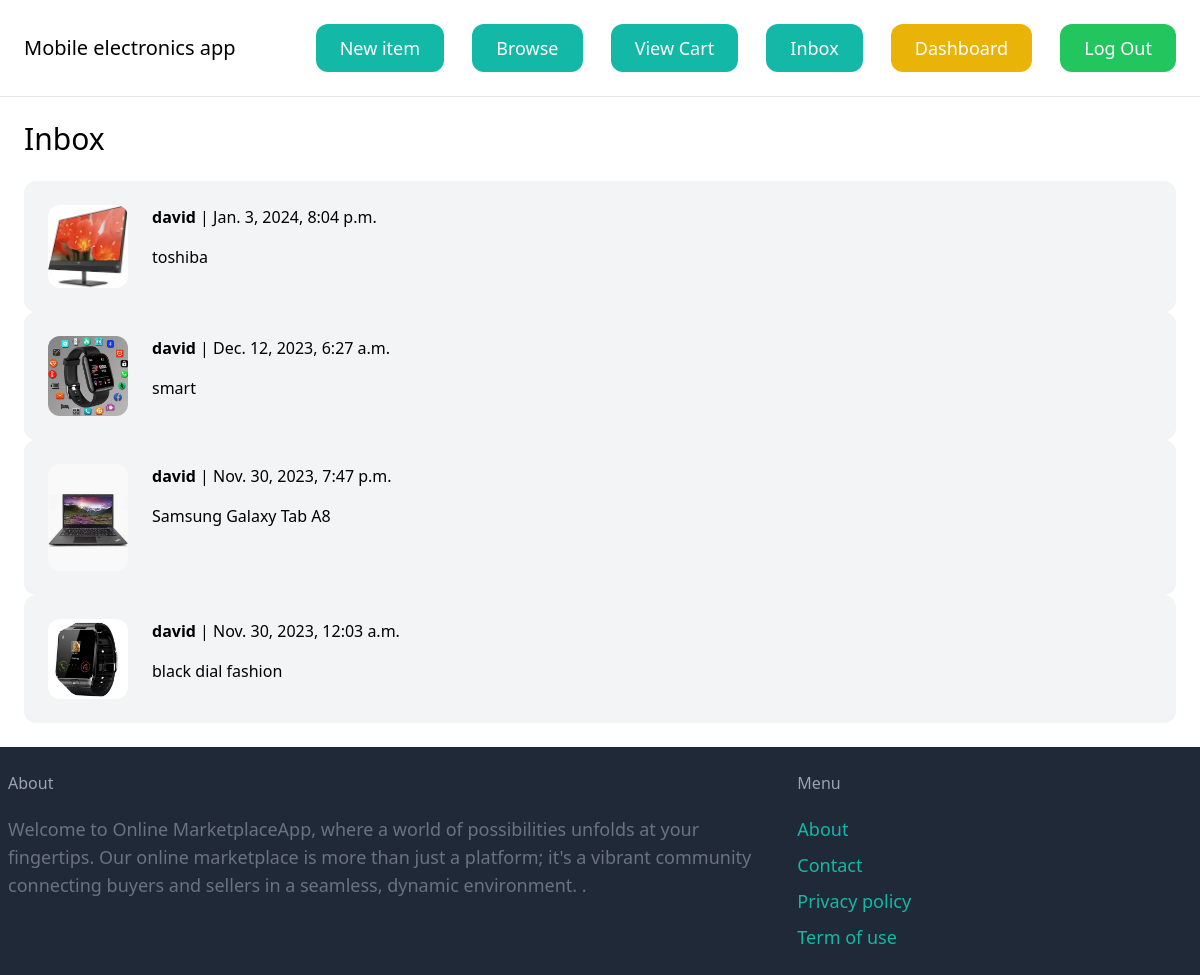
Page /inbox/ (signed in) on the committed database.
### conversation/models.py (models this page shows)
class Conversation(models.Model):
    item = models.ForeignKey(Item, related_name='conversations', on_delete=models.CASCADE)
    members = models.ManyToManyField(User, related_name='conversations')
    created_at = models.DateTimeField(auto_now_add=True)
    modified_at = models.DateTimeField(auto_now=True)
    class Meta:
        ordering = ('-modified_at',)

### item/models.py (models this page shows, shortened)
class Item(models.Model):
    category = models.ForeignKey(Category, related_name='items', on_delete=models.CASCADE)
    name = models.CharField(max_length=255)
    description = models.TextField(blank=True, null=True)
    price = models.FloatField(blank=True, null=True)
    image = models.ImageField(upload_to='item_images', blank=True, null=True)
    is_sold = models.BooleanField(default=False)
    created_by = models.ForeignKey(User, related_name='items', on_delete=models.CASCADE)
    created_at = models.DateTimeField(auto_now_add=True,null=True)

### conversation/views.py (the view)
# urls.py: path('', views.inbox, name='inbox'),
@login_required
def inbox(request):
    conversations = Conversation.objects.filter(members__in=[request.user.id])
    return render(request, 'conversation/inbox.html', {
        'conversations': conversations
    })

### conversation/templates/conversation/inbox.html (shortened to what this page needs)
{% extends 'core/base.html' %}
{% block content %}
<h1 class="mb-6 text-3xl">Inbox</h1>
<div class="space-y-6">
    {% for conversation in conversations %}
        <a href="{% url 'conversation:detail' conversation.id %}">
            <div class="p-6 flex bg-gray-100 rounded-xl">
                <div class="pr-6">
                    <img src="{{ conversation.item.image.url }}" class="w-20 rounded-xl" alt="#">
                </div>
                <div>
                    {% for member in conversation.members.all %}
                        {% if member != request.user %}
                            <p class="mb-4"><strong>{{ member.username }}</strong> | {{ conversation.modified_at }}</p>
                            <p>{{ conversation.item.name }}</p>
                        {% endif %}
                    {% endfor %}
                </div>
            </div>
        </a>
    {% endfor %}
</div>
{% endblock %}

### rows in the picture
Conversation: item.image (picture), modified_at "Jan. 3, 2024, 8:04 p.m.", item.name "toshiba"
Conversation: item.image (picture), modified_at "Dec. 12, 2023, 6:27 a.m.", item.name "smart"
Conversation: item.image (picture), modified_at "Nov. 30, 2023, 7:47 p.m.", item.name "Samsung Galaxy Tab A8"
Conversation: item.image (picture), modified_at "Nov. 30, 2023, 12:03 a.m.", item.name "black dial fashion"

### other values in the picture
{{ member.username }} "david"
